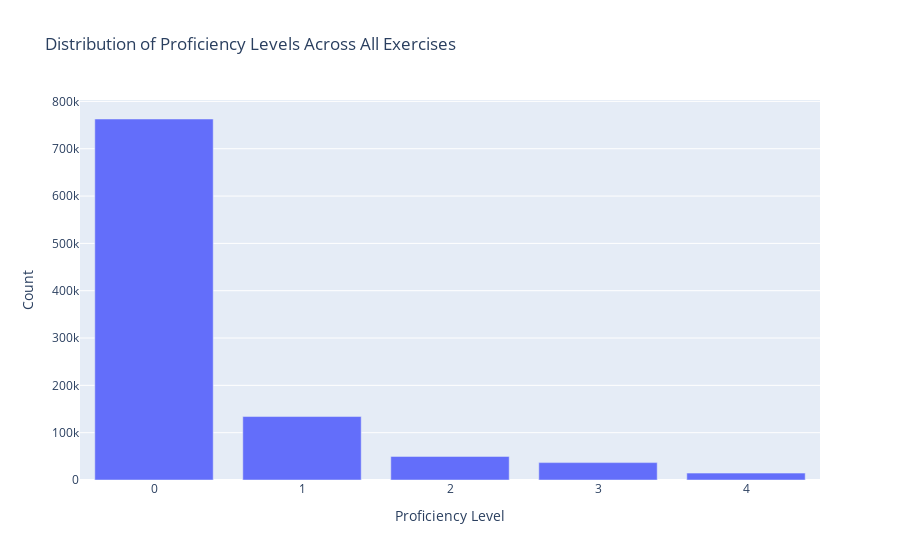

Source (notebook cell):
### Code cell
level_counts = df_LogProblem['level'].value_counts()

fig = go.Figure(data=[go.Bar(x=level_counts.index, y=level_counts.values)])
fig.update_layout(title='Distribution of Proficiency Levels Across All Exercises',
                  xaxis_title='Proficiency Level',
                  yaxis_title='Count')
fig.show()

### Figure 1 — Plotly figure (JSON) as saved in the notebook; plotly's stock layout.template omitted (floating-point values rounded to 4 significant figures)
{"data": [{"type": "bar", "x": [0, 1, 2, 3, 4], "y": [762820, 134093, 49823, 36740, 14564]}], "layout": {"title": {"text": "Distribution of Proficiency Levels Across All Exercises"}, "xaxis": {"title": {"text": "Proficiency Level"}}, "yaxis": {"title": {"text": "Count"}}}}
